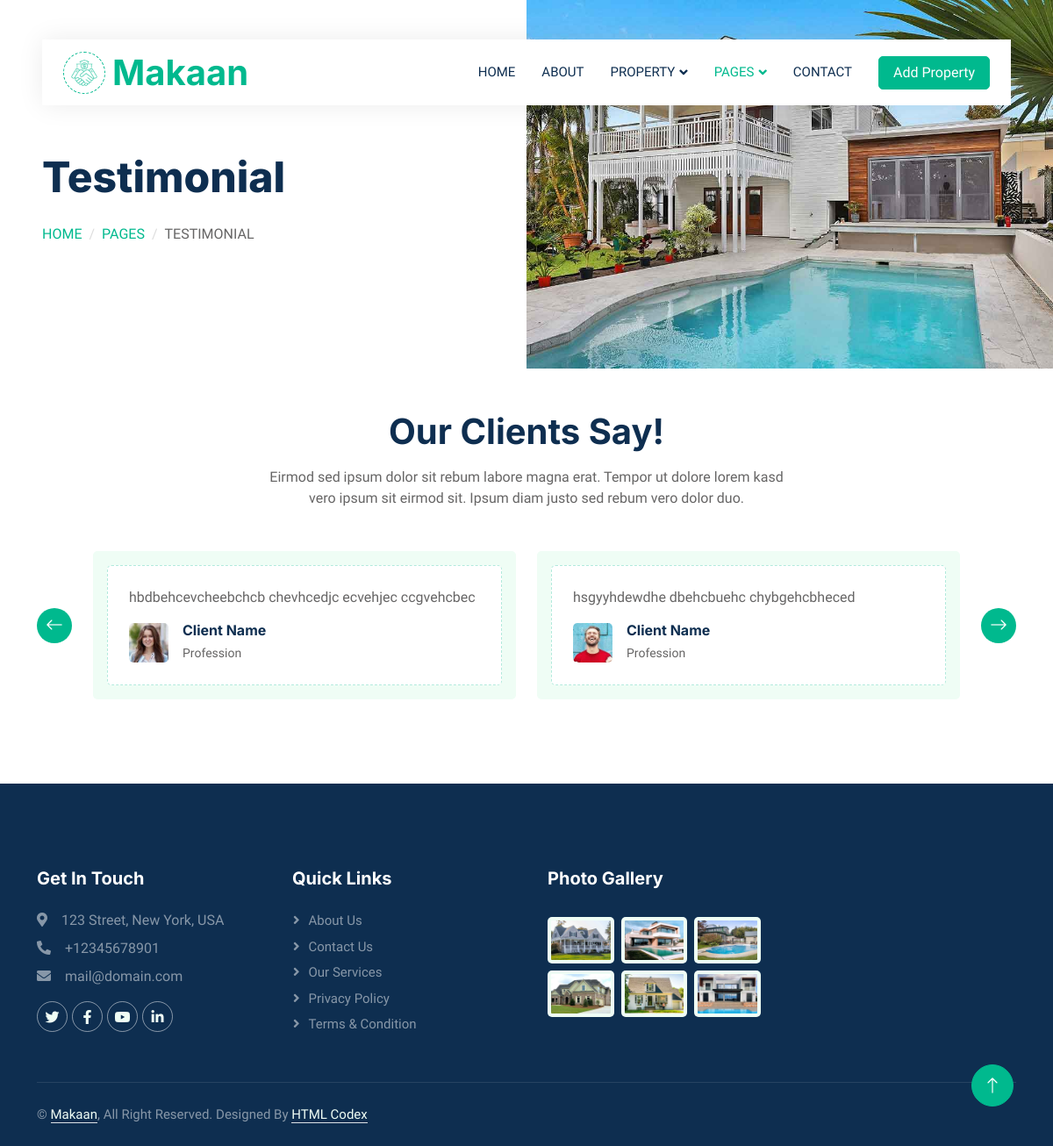
Page /testimonial/ on the committed database.
### main/models.py (models this page shows, shortened)
class MainInfo(models.Model):
    img = models.ImageField('Image',upload_to='main_image')
    name = models.CharField('Company name',max_length=255)
    address = models.CharField('Address',max_length=255)
    phone = PhoneNumberField('Phonenumber')
    email = models.EmailField('Email')
    twitter = models.URLField('Twitter')
    facebook = models.URLField('facebook')
    youtube = models.URLField('youtube')
    linkedin = models.URLField('linkedin')
    class Meta:
        verbose_name = 'Main Info'
        verbose_name_plural = 'Main Info'

class AboutStatus(models.Model):
    img = models.ImageField('image',upload_to='images')
    text = models.CharField('Some text',max_length=255)
    word1 = models.CharField('word1',max_length=255)
    word2 = models.CharField('word2',max_length=255)
    word3 = models.CharField('word3',max_length=255)

class Client(models.Model):
    comment=models.TextField('comment')
    imgclient=models.ImageField('imgclient',upload_to='imgclient')
    name=models.CharField('name',max_length=255)
    profession=models.CharField('profession',max_length=255)

class Gallery(models.Model):
    images = models.ImageField('Gallery',upload_to='images')

### main/views.py (the view)
# urls.py: path('testimonial/',Testimonial.as_view(),name = 'testimonial'),
class Testimonial(ListView):
    template_name='testimonial.html'
    def get(self,request):
        client=Client.objects.all()
        context={
            'client':client
        }
        MainInfoF(context,'Testimonial','Testimonial')
        return render(request,self.template_name,context)

### main/views.py (called while the page is built)
def MainInfoF(context,title,subtitle):
    context['maininfo'] = MainInfo.objects.get()
    context['aboutstatus'] = AboutStatus.objects.all()
    context['gallery'] = Gallery.objects.all()
    context['subtitle'] = subtitle
    context['title'] = title

### main/templates/testimonial.html
{% extends 'base_2.html' %}
    {% block content_2 %}
        <div class="container-xxl py-5">
            <div class="container">
                <div class="text-center mx-auto mb-5 wow fadeInUp" data-wow-delay="0.1s" style="max-width: 600px;">
                    <h1 class="mb-3">Our Clients Say!</h1>
                    <p>Eirmod sed ipsum dolor sit rebum labore magna erat. Tempor ut dolore lorem kasd vero ipsum sit eirmod sit. Ipsum diam justo sed rebum vero dolor duo.</p>
                </div>
                <div class="owl-carousel testimonial-carousel wow fadeInUp" data-wow-delay="0.1s">
                    {% for i in client %}
                    <div class="testimonial-item bg-light rounded p-3">
                        <div class="bg-white border rounded p-4">
                            <p>{{ i.comment }}</p>
                            <div class="d-flex align-items-center">
                                <img class="img-fluid flex-shrink-0 rounded" src="{{ i.imgclient.url}}" style="width: 45px; height: 45px;">
                                <div class="ps-3">
                                    <h6 class="fw-bold mb-1">{{ i.name }}</h6>
                                    <small>{{ i.profession }}</small>
                                </div>
                            </div>
                        </div>
                    </div>
                    {% endfor %}
                </div>
            </div>
        </div>
{% endblock %}

### main/templates/base_2.html
{% extends 'base.html' %}
    {% block content %}
<div class="container-fluid header bg-white p-0">
    <div class="row g-0 align-items-center flex-column-reverse flex-md-row">
        {% for i in aboutstatus %}
        <div class="col-md-6 p-5 mt-lg-5">
            <h1 class="display-5 animated fadeIn mb-4">{{ subtitle }}</h1>
                <nav aria-label="breadcrumb animated fadeIn">
                <ol class="breadcrumb text-uppercase">
                    <li class="breadcrumb-item"><a href="#">{{ i.word1 }}</a></li>
                    <li class="breadcrumb-item"><a href="#">{{ i.word2 }}</a></li>
                    <li class="breadcrumb-item text-body active" aria-current="page">{{ title }}</li>
                </ol>
            </nav>
        </div>
        <div class="col-md-6 animated fadeIn">
            <img class="img-fluid" src="{{ i.img.url }}" alt="">
        </div>
        {% endfor %}
    </div>
</div>
{% block content_2 %}
{% endblock %}
{% endblock %}

### main/templates/base.html (shortened to what this page needs)
{% load static %}
<!DOCTYPE html>
<html lang="en">
<head>
    <link href="https://cdnjs.cloudflare.com/ajax/libs/font-awesome/5.10.0/css/all.min.css" rel="stylesheet">
    <link href="https://cdn.jsdelivr.net/npm/bootstrap-icons@1.4.1/font/bootstrap-icons.css" rel="stylesheet">
    <link href="{% static 'lib/animate/animate.min.css' %}" rel="stylesheet">
    <link href="{% static 'lib/owlcarousel/assets/owl.carousel.min.css' %}" rel="stylesheet">
    <link href="{% static 'css/bootstrap.min.css' %}" rel="stylesheet">
    <link href="{% static 'css/style.css' %}" rel="stylesheet">
</head>
<body>
    <div class="container-xxl bg-white p-0">
<div class="container-fluid nav-bar bg-transparent">
    <nav class="navbar navbar-expand-lg bg-white navbar-light py-0 px-4">
        <a href="{% url 'home' %}" class="navbar-brand d-flex align-items-center text-center">
            <div class="icon p-2 me-2">
                <img class="img-fluid" src="{{ maininfo.img.url }}" alt="Icon" style="width: 30px; height: 30px;">
            </div>
            <h1 class="m-0 text-primary">{{ maininfo.name }}</h1>
        </a>
        <div class="collapse navbar-collapse" id="navbarCollapse">
            <div class="navbar-nav ms-auto">
                <a href="{% url 'home' %}" class="nav-item nav-link {% if request.path == '/' %}active{% endif %}">Home</a>
                <a href="{% url 'about' %}" class="nav-item nav-link {% if request.path == '/about/' %}active{% endif %}">About</a>
                <div class="nav-item dropdown">
                    <a href="#" class="nav-link dropdown-toggle {% if request.path == '/pr_list/' or request.path == '/pr_type/' or request.path == '/pr_agent/' %}active{% endif %}" data-bs-toggle="dropdown">Property</a>
                </div>
                <div class="nav-item dropdown">
                    <a href="#" class="nav-link dropdown-toggle {% if request.path == '/testimonial/' %}active{% endif %}" data-bs-toggle="dropdown">Pages</a>
                </div>
                <a href="{% url 'contact' %}" class="nav-item nav-link {% if request.path == '/contact/' %}active{% endif %}">Contact</a>
            </div>
            <a href="{% url 'pr_list' %}" class="btn btn-primary px-3 d-none d-lg-flex">Add Property</a>
        </div>
    </nav>
</div>
        {% block content %}{% endblock %}
        <div class="container-fluid bg-dark text-white-50 footer pt-5 mt-5 wow fadeIn" data-wow-delay="0.1s">
            <div class="container py-5">
                <div class="row g-5">
                    <div class="col-lg-3 col-md-6">
                        <h5 class="text-white mb-4">Get In Touch</h5>
                        <p class="mb-2"><i class="fa fa-map-marker-alt me-3"></i>{{ maininfo.address }}</p>
                        <p class="mb-2"><i class="fa fa-phone-alt me-3"></i>{{ maininfo.phone }}</p>
                        <p class="mb-2"><i class="fa fa-envelope me-3"></i>{{ maininfo.email }}</p>
                        <div class="d-flex pt-2">
                            <a class="btn btn-outline-light btn-social" href="{{ maininfo.twitter }}" target="_blank"><i class="fab fa-twitter"></i></a>
                            <a class="btn btn-outline-light btn-social" href="{{ maininfo.facebook }}" target="_blank"><i class="fab fa-facebook-f"></i></a>
                            <a class="btn btn-outline-light btn-social" href="{{ maininfo.youtube }}" target="_blank"><i class="fab fa-youtube"></i></a>
                            <a class="btn btn-outline-light btn-social" href="{{ maininfo.linkedin }}" target="_blank"><i class="fab fa-linkedin-in"></i></a>
                        </div>
                    </div>
                    <div class="col-lg-3 col-md-6">
                        <h5 class="text-white mb-4">Quick Links</h5>
                        <a class="btn btn-link text-white-50" href="">About Us</a>
                        <a class="btn btn-link text-white-50" href="">Contact Us</a>
                        <a class="btn btn-link text-white-50" href="">Our Services</a>
                        <a class="btn btn-link text-white-50" href="">Privacy Policy</a>
                        <a class="btn btn-link text-white-50" href="">Terms & Condition</a>
                    </div>
                    <div class="col-lg-3 col-md-6">
                        <h5 class="text-white mb-4">Photo Gallery</h5>
                        <div class="row g-2 pt-2">
                            {% for i in gallery %}
                            <div class="col-4">
                                <img class="img-fluid rounded bg-light p-1" src="{{ i.images.url }}" alt="">
                            </div>
                            {% endfor %}
                        </div>
                    </div>
                </div>
            </div>
            <div class="container">
                <div class="copyright">
                    <div class="row">
                        <div class="col-md-6 text-center text-md-start mb-3 mb-md-0">
                            &copy; <a class="border-bottom" href="#">{{ maininfo.name }}</a>, All Right Reserved.
                            Designed By <a class="border-bottom" href="https://htmlcodex.com">HTML Codex</a>
                        </div>
                    </div>
                </div>
            </div>
        </div>
        <a href="#" class="btn btn-lg btn-primary btn-lg-square back-to-top"><i class="bi bi-arrow-up"></i></a>
    </div>
</body>
</html>

### main/static/css/style.css (style rules this page uses)
:root { --primary: #00B98E; --secondary: #FF6922; --light: #EFFDF5; --dark: #0E2E50; }
.back-to-top { position: fixed; display: none; right: 45px; bottom: 45px; z-index: 99; }
.btn { transition: .5s; }
.btn.btn-primary, .btn.btn-secondary { color: #FFFFFF; }
.btn-lg-square { width: 48px; height: 48px; }
.btn-square, .btn-sm-square, .btn-lg-square { padding: 0; display: flex; align-items: center; justify-content: center; font-weight: normal; border-radius: 50px; }
.nav-bar { position: relative; margin-top: 45px; padding: 0 3rem; transition: .5s; z-index: 9999; }
.navbar { box-shadow: 0 0 30px rgba(0, 0, 0, .08); }
.navbar .dropdown-toggle::after { border: none; content: "\f107"; font-family: "Font Awesome 5 Free"; font-weight: 900; vertical-align: middle; margin-left: 5px; transition: .5s; }
.navbar-light .navbar-nav .nav-link { margin-right: 30px; padding: 25px 0; color: #FFFFFF; font-size: 15px; text-transform: uppercase; outline: none; }
.navbar-light .navbar-nav .nav-link:hover, .navbar-light .navbar-nav .nav-link.active { color: var(--primary); }
.navbar-light .navbar-brand { height: 75px; }
.navbar-light .navbar-nav .nav-link { color: var(--dark); font-weight: 500; }
@media (min-width: 992px) { .header { margin-top: -120px; } }
.breadcrumb-item + .breadcrumb-item::before { color: #DDDDDD; }
.icon { padding: 15px; display: inline-flex; align-items: center; justify-content: center; background: #FFFFFF !important; border-radius: 50px; border: 1px dashed var(--primary) !important; }
.testimonial-carousel { padding-left: 1.5rem; padding-right: 1.5rem; }
@media (min-width: 576px) { .testimonial-carousel { padding-left: 4rem; padding-right: 4rem; } }
.testimonial-carousel .testimonial-item .border { border: 1px dashed rgba(0, 185, 142, .3) !important; }
.footer .btn.btn-social { margin-right: 5px; width: 35px; height: 35px; display: flex; align-items: center; justify-content: center; color: var(--light); border: 1px solid rgba(255,255,255,0.5); border-radius: 35px; transition: .3s; }
.footer .btn.btn-link { display: block; margin-bottom: 5px; padding: 0; text-align: left; font-size: 15px; font-weight: normal; text-transform: capitalize; transition: .3s; }
.footer .btn.btn-link::before { position: relative; content: "\f105"; font-family: "Font Awesome 5 Free"; font-weight: 900; margin-right: 10px; }
.footer .copyright { padding: 25px 0; font-size: 15px; border-top: 1px solid rgba(256, 256, 256, .1); }
.footer .copyright a { color: var(--light); }

### rows in the picture
MainInfo: img (picture), name "Makaan", address "123 Street, New York, USA", phone "+12345678901", email "mail@domain.com"
AboutStatus: subtitle "Testimonial", word1 "HOME", word2 "PAGES", title "TESTIMONIAL", img (picture)
Client: comment "hbdbehcevcheebchcb chevhcedjc ecvehjec ccgvehcbec", imgclient (picture), name "Client Name", profession "Profession"
Client: comment "hsgyyhdewdhe dbehcbuehc chybgehcbheced", imgclient (picture), name "Client Name", profession "Profession"
Gallery: images (picture)
Gallery: images (picture)
Gallery: images (picture)
Gallery: images (picture)
Gallery: images (picture)
Gallery: images (picture)
